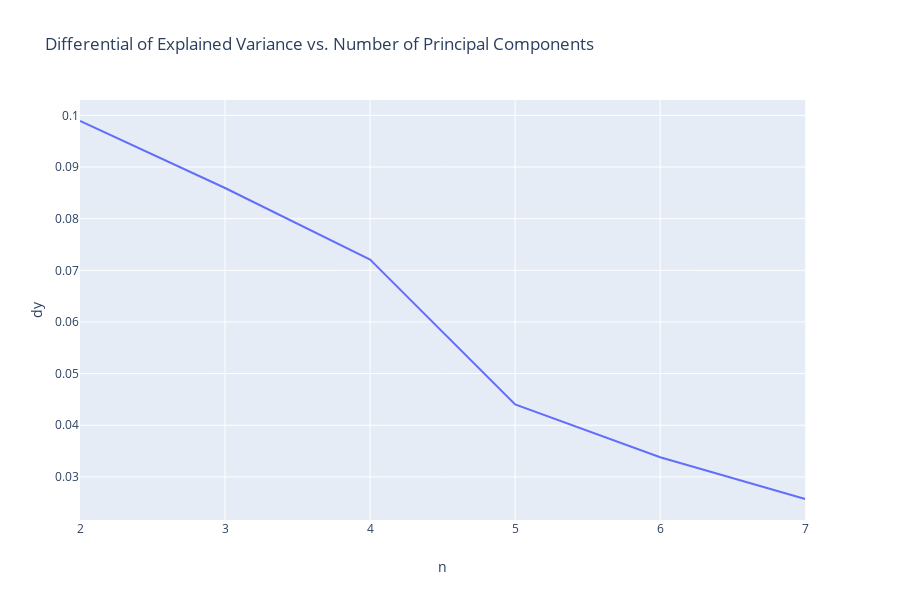

Source (notebook cell):
### Code cell
import plotly.express as px
from numpy import diff


pca_list = []
#Principal Component Analysis. We pick a range of components to test, and then graph their derivatives, to determine
#how many components to use.
for n_components in range(2, 9):
    pca = PCA(n_components = n_components)
    components = pca.fit_transform(features)
    pca_variance = sum(pca.explained_variance_ratio_)
    pca_list.append(pca_variance)
    
dx = 1
y = pca_list
dy = diff(y)/dx
frame = pd.DataFrame()
frame['dy']=dy
frame['n']=range(2,8)
px.line(frame, x='n',y='dy', title="Differential of Explained Variance vs. Number of Principal Components").show()

### Figure 1 — Plotly figure (JSON) as saved in the notebook; plotly's stock layout.template omitted (floating-point values rounded to 4 significant figures)
{"data": [{"hoverlabel": {"namelength": 0}, "hovertemplate": "n=%{x}<br>dy=%{y}", "legendgroup": "", "line": {"color": "#636efa", "dash": "solid"}, "mode": "lines", "name": "", "showlegend": false, "type": "scatter", "x": [2, 3, 4, 5, 6, 7], "xaxis": "x", "y": [0.09891, 0.08593, 0.07207, 0.04405, 0.03382, 0.02572], "yaxis": "y"}], "layout": {"height": 600, "legend": {"tracegroupgap": 0}, "title": {"text": "Differential of Explained Variance vs. Number of Principal Components"}, "xaxis": {"anchor": "y", "domain": [0, 0.98], "title": {"text": "n"}}, "yaxis": {"anchor": "x", "domain": [0, 1], "title": {"text": "dy"}}}}
